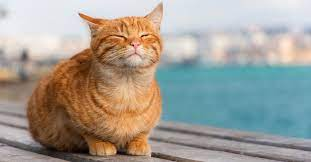
#> input picture estudo-opencv/aula-vc/aula1/imagens/cat.jpg, 311 x 162 px
$ python redimensionar.py imagens/cat.jpg
#> lines starting #> are read from the running program, lines starting #| are printed output that depends on the picture; after the words box and inside, x2 and y2 are one past the last pixel; in counts of white or black regions, pixels touching at a corner belong together
import cv2
import sys
import numpy as np
import matplotlib.pyplot as plt

filename = sys.argv[1] # "cat.jpg"
img = cv2.imread(filename)
#> img is the input picture: shape (162, 311, 3); mean B, G, R 149.3, 158.2, 163.1
imgc = cv2.cvtColor(img, cv2.COLOR_BGR2GRAY)
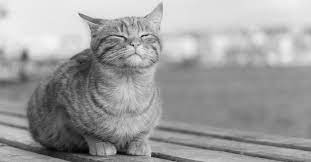
#> imgc: shape (162, 311); min 2, max 249, mean 158.6
img_dst = cv2.imread(filename,0)
#> img_dst: shape (162, 311); min 0, max 249, mean 158.6
# 0 indica que deseja carregar a imagem em ton cinza inves de rgb(1 ou nada)
# print(img_dst.shape) = dimensões da imagem (linhas, colunas)

width = img.shape[1] # comprimento, eixo x
#> width = 311
height = img.shape[0] # largura, eixo y
#> height = 162

#leitura dos pixels
for comprimento in range(0, width-1):
    for altura in range(0, height-1):
        pixel = imgc.item(altura, comprimento)
        #negativo
        img_dst.itemset(altura, comprimento, 255-pixel)
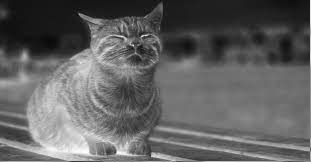
#> img_dst: shape (162, 311); min 6, max 253, mean 96.8

# redimensionamento
new_w = int(imgc.shape[1] * .5)
#> new_w = 155
new_h = int(imgc.shape[0] * .5)
#> new_h = 81
dimensao = (new_w, new_h)
#> dimensao = (155, 81)
img_resize = cv2.resize(imgc, dimensao, interpolation=cv2.INTER_AREA)
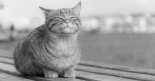
#> img_resize: shape (81, 155); min 4, max 245, mean 158.6

# limiarização
ret, img_thresh = cv2.threshold(imgc, 127,255, cv2.THRESH_BINARY)
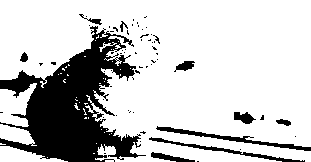
#> img_thresh: shape (162, 311); 78% white; 65 black regions (55 under 20 px), largest, box (x1, y1, x2, y2) and area: (0, 26, 146, 162) 9089, (156, 126, 311, 151) 611, (149, 137, 305, 162) 471

cv2.imshow("threshold",img_thresh)
cv2.imshow("resized",img_resize)
cv2.imshow("imagem", imgc)
cv2.waitKey(0)
cv2.destroyAllWindows()

$ run again, with estudo-opencv/aula-vc/aula1/imagens/entrada.jpg copied over estudo-opencv/aula-vc/aula1/imagens/cat.jpg
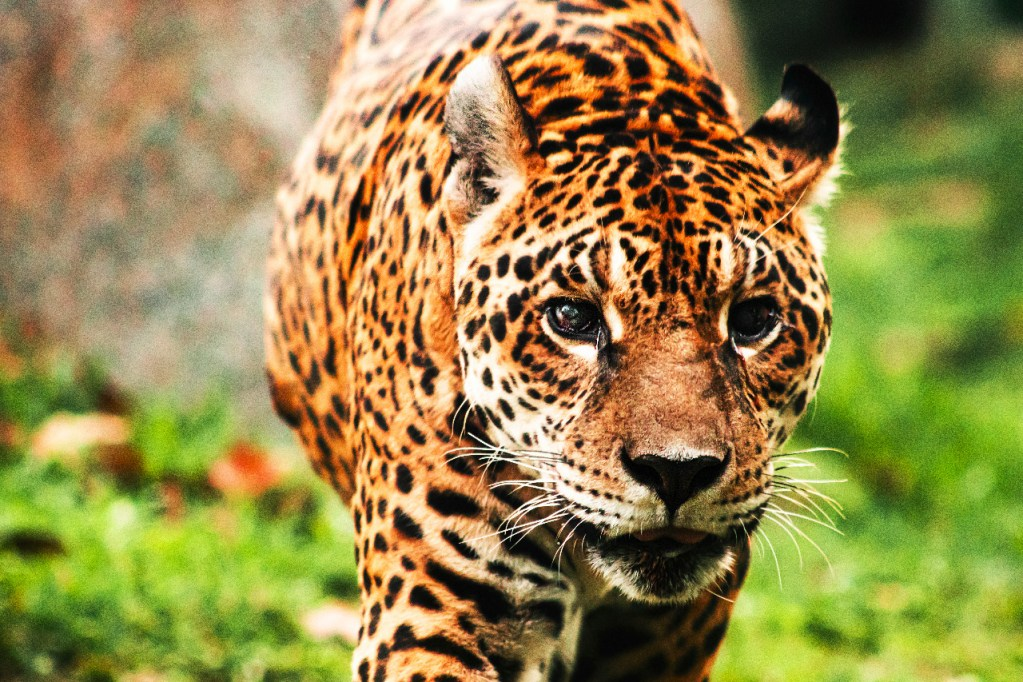
#> input picture estudo-opencv/aula-vc/aula1/imagens/entrada.jpg, 1023 x 682 px
#> img is the input picture: shape (682, 1023, 3); mean B, G, R 75, 136.1, 149.7
#> after the loop `for comprimento in range(0, width-1):`:
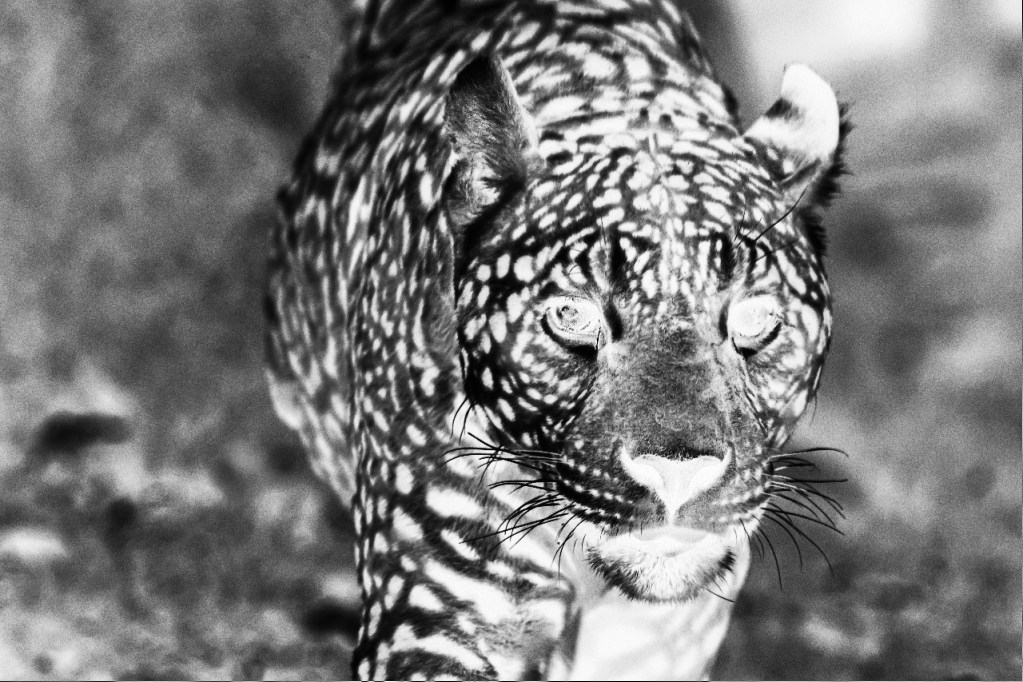
#> img_dst: shape (682, 1023); min 0, max 255, mean 121.7
#> `ret, img_thresh = cv2.threshold(imgc, 127,255, cv2.THRESH_BINARY)`:
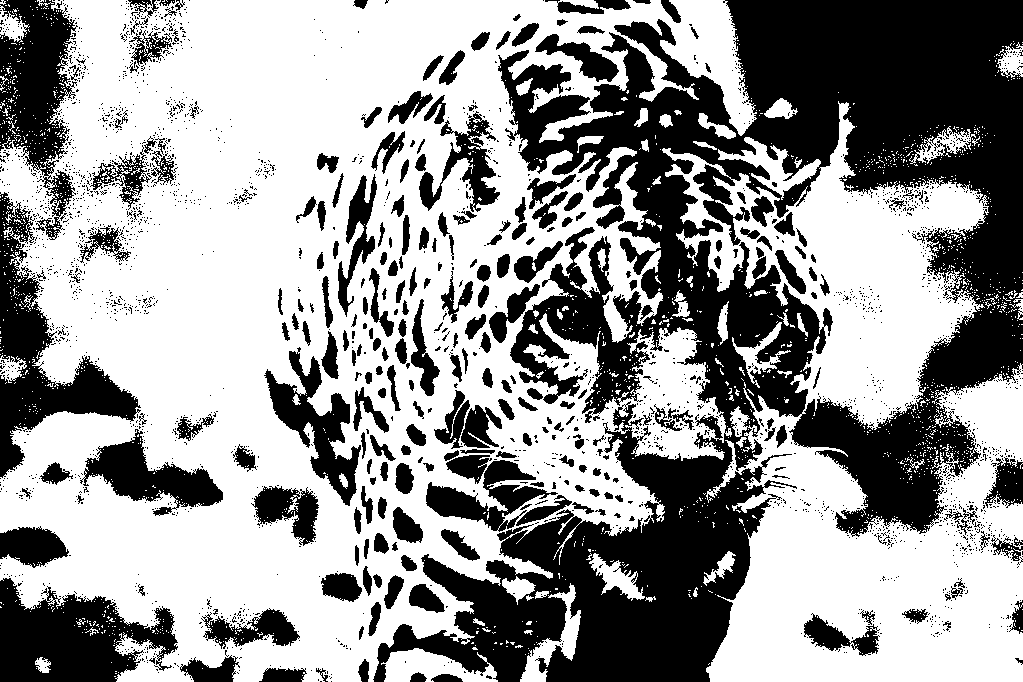
#> img_thresh: shape (682, 1023); 59.6% white; 2689 black regions (2425 under 20 px), largest, box (x1, y1, x2, y2) and area: (373, 0, 1023, 682) 175730, (0, 192, 141, 478) 11444, (0, 578, 178, 682) 11346
